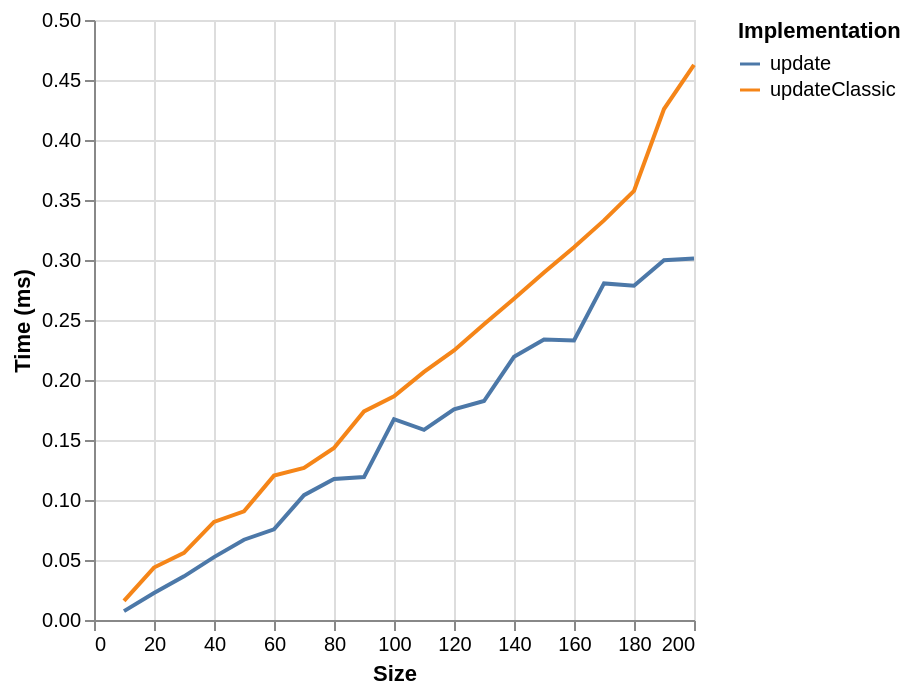

Write a Vega-Lite specification for this figure.
### Vega specification from a JSON file in a GitHub repository (floating-point values rounded to 4 significant figures)
{"$schema": "https://vega.github.io/schema/vega/v6.json", "background": "white", "padding": 5, "width": 300, "height": 300, "style": "cell", "data": [{"name": "source_0", "values": [{"ms": 0.0159, "series": "updateClassic", "size": 10}, {"ms": 0.0437, "series": "updateClassic", "size": 20}, {"ms": 0.0559, "series": "updateClassic", "size": 30}, {"ms": 0.0817, "series": "updateClassic", "size": 40}, {"ms": 0.0906, "series": "updateClassic", "size": 50}, {"ms": 0.1203, "series": "updateClassic", "size": 60}, {"ms": 0.1267, "series": "updateClassic", "size": 70}, {"ms": 0.1434, "series": "updateClassic", "size": 80}, {"ms": 0.1738, "series": "updateClassic", "size": 90}, {"ms": 0.1864, "series": "updateClassic", "size": 100}, {"ms": 0.2068, "series": "updateClassic", "size": 110}, {"ms": 0.2246, "series": "updateClassic", "size": 120}, {"ms": 0.2464, "series": "updateClassic", "size": 130}, {"ms": 0.2677, "series": "updateClassic", "size": 140}, {"ms": 0.2896, "series": "updateClassic", "size": 150}, {"ms": 0.3107, "series": "updateClassic", "size": 160}, {"ms": 0.333, "series": "updateClassic", "size": 170}, {"ms": 0.3575, "series": "updateClassic", "size": 180}, {"ms": 0.4258, "series": "updateClassic", "size": 190}, {"ms": 0.4627, "series": "updateClassic", "size": 200}, {"ms": 0.0074, "series": "update", "size": 10}, {"ms": 0.0225, "series": "update", "size": 20}, {"ms": 0.0364, "series": "update", "size": 30}, {"ms": 0.0524, "series": "update", "size": 40}, {"ms": 0.0669, "series": "update", "size": 50}, {"ms": 0.0756, "series": "update", "size": 60}, {"ms": 0.104, "series": "update", "size": 70}, {"ms": 0.1176, "series": "update", "size": 80}, {"ms": 0.1191, "series": "update", "size": 90}, {"ms": 0.1674, "series": "update", "size": 100}, {"ms": 0.1585, "series": "update", "size": 110}, {"ms": 0.1755, "series": "update", "size": 120}, {"ms": 0.1825, "series": "update", "size": 130}, {"ms": 0.2193, "series": "update", "size": 140}, {"ms": 0.2337, "series": "update", "size": 150}, {"ms": 0.2329, "series": "update", "size": 160}, {"ms": 0.2805, "series": "update", "size": 170}, {"ms": 0.2786, "series": "update", "size": 180}, {"ms": 0.2998, "series": "update", "size": 190}, {"ms": 0.3012, "series": "update", "size": 200}]}, {"name": "data_0", "source": "source_0", "transform": [{"type": "formula", "expr": "toNumber(datum[\"size\"])", "as": "size"}]}], "marks": [{"name": "pathgroup", "type": "group", "from": {"facet": {"name": "faceted_path_main", "data": "data_0", "groupby": ["series"]}}, "encode": {"update": {"width": {"field": {"group": "width"}}, "height": {"field": {"group": "height"}}}}, "marks": [{"name": "marks", "type": "line", "style": ["line"], "sort": {"field": "x"}, "from": {"data": "faceted_path_main"}, "encode": {"update": {"stroke": {"scale": "color", "field": "series"}, "description": {"signal": "\"Size: \" + (format(datum[\"size\"], \"\")) + \"; Time (ms): \" + (format(datum[\"ms\"], \"\")) + \"; series: \" + (isValid(datum[\"series\"]) ? isArray(datum[\"series\"]) ? join(datum[\"series\"], ' ') : datum[\"series\"] : \"\"+datum[\"series\"])"}, "x": {"scale": "x", "field": "size"}, "y": {"scale": "y", "field": "ms"}, "defined": {"signal": "isValid(datum[\"size\"]) && isFinite(+datum[\"size\"]) && isValid(datum[\"ms\"]) && isFinite(+datum[\"ms\"])"}}}}]}], "scales": [{"name": "x", "type": "linear", "domain": {"data": "data_0", "field": "size"}, "range": [0, {"signal": "width"}], "nice": true, "zero": false}, {"name": "y", "type": "linear", "domain": {"data": "data_0", "field": "ms"}, "range": [{"signal": "height"}, 0], "nice": true, "zero": true}, {"name": "color", "type": "ordinal", "domain": {"data": "data_0", "field": "series", "sort": true}, "range": "category"}], "axes": [{"scale": "x", "orient": "bottom", "gridScale": "y", "grid": true, "tickCount": {"signal": "ceil(width/40)"}, "domain": false, "labels": false, "aria": false, "maxExtent": 0, "minExtent": 0, "ticks": false, "zindex": 0}, {"scale": "y", "orient": "left", "gridScale": "x", "grid": true, "tickCount": {"signal": "ceil(height/40)"}, "domain": false, "labels": false, "aria": false, "maxExtent": 0, "minExtent": 0, "ticks": false, "zindex": 0}, {"scale": "x", "orient": "bottom", "grid": false, "title": "Size", "labelFlush": true, "labelOverlap": true, "tickCount": {"signal": "ceil(width/40)"}, "zindex": 0}, {"scale": "y", "orient": "left", "grid": false, "title": "Time (ms)", "labelOverlap": true, "tickCount": {"signal": "ceil(height/40)"}, "zindex": 0}], "legends": [{"orient": "right", "symbolLimit": 30, "title": "Implementation", "stroke": "color", "symbolType": "stroke"}]}
